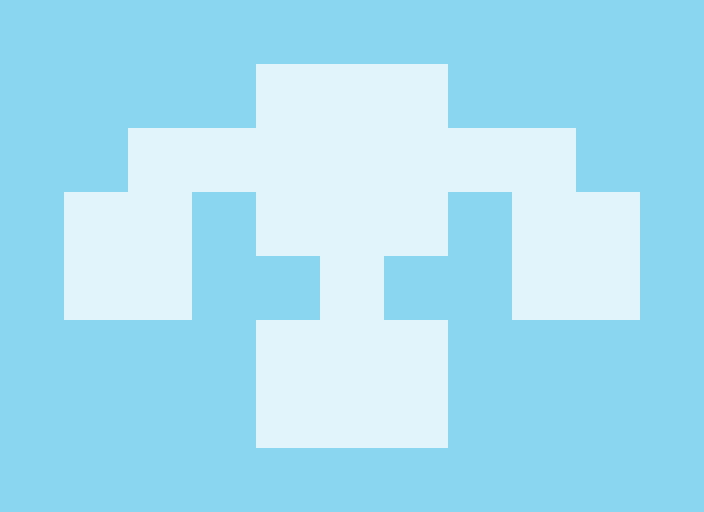

This game map was drawn from its Tiled (.tmx) file and the tilesets committed beside it. A one-line description and the trimmed map source follow:
An orthogonal 11x8 tile map with 64x64 px tiles, 1 tile layer (background) and 9 objects (4x operation, 3x condition, player, exit).

<map version="1.0" orientation="orthogonal" width="11" height="8" tilewidth="64" tileheight="64">
 <properties>
  <property name="time" value="10" />
 </properties>
 <tileset firstgid="1" name="tileset" tilewidth="64" tileheight="64" spacing="2" margin="2">
  <image source="../tiles/tiles.png" width="128" height="256" />
  <tile id="1">
   <properties>
    <property name="walkable" value="true" />
   </properties>
  </tile>
 </tileset>
 <layer name="background" width="11" height="8">
  <data>[88 cells, 88 non-empty, 2 distinct tile ids]</data>
 </layer>
 <objectgroup name="objects" width="11" height="8">
  <object name="player" type="player" x="320" y="64" width="64" height="64" />
  <object name="exit" x="320" y="384" width="64" height="64" />
  <object name="=:4" type="condition" x="320" y="256" width="64" height="64" />
  <object name="+:1" type="operation" x="64" y="256" width="64" height="64" />
  <object name="&gt;:1" type="condition" x="448" y="128" width="64" height="64" />
  <object name="+:1" type="operation" x="576" y="256" width="64" height="64" />
  <object name="&gt;:0" type="condition" x="192" y="128" width="64" height="64" />
  <object name="+:1" type="operation" x="256" y="192" width="64" height="64" />
  <object name="+:1" type="operation" x="384" y="192" width="64" height="64" />
 </objectgroup>
</map>
